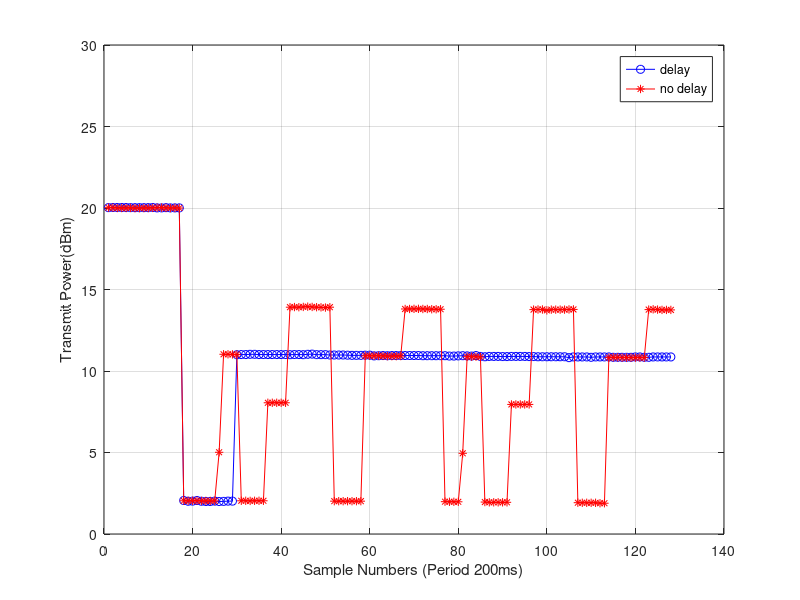

Write the MATLAB code that produced this figure.
x = 1:1:128
y1=[2.0023038e+01
2.0030863e+01
2.0030863e+01
2.0030863e+01
2.0030863e+01
2.0023038e+01
2.0023038e+01
2.0023038e+01
2.0023038e+01
2.0023038e+01
2.0030863e+01
2.0007387e+01
2.0007387e+01
2.0023038e+01
2.0007387e+01
2.0007387e+01
2.0007387e+01
2.0558985e+00
2.0089461e+00
2.0167715e+00
2.0558985e+00
2.0089461e+00
1.9932952e+00
1.9932952e+00
2.0167715e+00
1.9932952e+00
2.0011207e+00
2.0167715e+00
2.0167715e+00
1.1000342e+01
1.1008168e+01
1.1008168e+01
1.1023819e+01
1.1023819e+01
1.1008168e+01
1.1008168e+01
1.1008168e+01
1.1008168e+01
1.1008168e+01
1.1008168e+01
1.1008168e+01
1.1000342e+01
1.1008168e+01
1.1008168e+01
1.1000342e+01
1.1024757e+01
1.1035562e+01
1.1003145e+01
1.1003145e+01
1.1003145e+01
1.0981534e+01
1.0981534e+01
1.0981534e+01
1.0981534e+01
1.0970729e+01
1.0959923e+01
1.0959923e+01
1.0959923e+01
1.0970729e+01
1.0970729e+01
1.0927506e+01
1.0938312e+01
1.0949117e+01
1.0938312e+01
1.0949117e+01
1.0949117e+01
1.0949117e+01
1.0949117e+01
1.0949117e+01
1.0949117e+01
1.0949117e+01
1.0938312e+01
1.0938312e+01
1.0938312e+01
1.0938312e+01
1.0938312e+01
1.0938312e+01
1.0916700e+01
1.0916700e+01
1.0927506e+01
1.0938312e+01
1.0927506e+01
1.0916700e+01
1.0949117e+01
1.0895089e+01
1.0873478e+01
1.0895089e+01
1.0895089e+01
1.0895089e+01
1.0884283e+01
1.0884283e+01
1.0895089e+01
1.0895089e+01
1.0895089e+01
1.0895089e+01
1.0884283e+01
1.0884283e+01
1.0873478e+01
1.0873478e+01
1.0873478e+01
1.0873478e+01
1.0873478e+01
1.0873478e+01
1.0873478e+01
1.0819450e+01
1.0862672e+01
1.0862672e+01
1.0862672e+01
1.0862672e+01
1.0841061e+01
1.0862672e+01
1.0862672e+01
1.0862672e+01
1.0862672e+01
1.0841061e+01
1.0841061e+01
1.0841061e+01
1.0841061e+01
1.0841061e+01
1.0862672e+01
1.0862672e+01
1.0841061e+01
1.0841061e+01
1.0862672e+01
1.0862672e+01
1.0862672e+01
1.0862672e+01
1.0862672e+01
]
y2 = [2.0021759e+01
2.0021759e+01
1.9998272e+01
1.9998272e+01
1.9998272e+01
2.0006101e+01
1.9990442e+01
1.9990442e+01
1.9998272e+01
1.9998272e+01
2.0006101e+01
2.0021759e+01
2.0021759e+01
2.0006101e+01
1.9998272e+01
2.0006101e+01
1.9998272e+01
2.0383251e+00
2.0383251e+00
2.0383251e+00
2.0383251e+00
2.0304960e+00
2.0304960e+00
2.0304960e+00
2.0304960e+00
5.0133824e+00
1.1026128e+01
1.1026128e+01
1.1018299e+01
1.1018299e+01
2.0383261e+00
2.0383261e+00
2.0304970e+00
2.0383261e+00
2.0383261e+00
2.0383261e+00
8.0510726e+00
8.0510726e+00
8.0510726e+00
8.0510726e+00
8.0510726e+00
1.3915066e+01
1.3922895e+01
1.3915066e+01
1.3930724e+01
1.3946382e+01
1.3930724e+01
1.3915066e+01
1.3907237e+01
1.3891579e+01
1.3915066e+01
2.0148385e+00
2.0148385e+00
2.0148385e+00
2.0148385e+00
2.0148385e+00
2.0148385e+00
2.0148385e+00
1.0932179e+01
1.0932179e+01
1.0932179e+01
1.0932179e+01
1.0924350e+01
1.0908692e+01
1.0908692e+01
1.0908692e+01
1.0916521e+01
1.3805458e+01
1.3805458e+01
1.3813287e+01
1.3813287e+01
1.3805458e+01
1.3805458e+01
1.3789800e+01
1.3789800e+01
1.3789800e+01
1.9835244e+00
1.9756953e+00
1.9756953e+00
1.9756953e+00
4.9507514e+00
1.0877378e+01
1.0877378e+01
1.0877378e+01
1.0853891e+01
1.9600389e+00
1.9443808e+00
1.9443808e+00
1.9443808e+00
1.9443808e+00
1.9443808e+00
7.9492989e+00
7.9492989e+00
7.9492989e+00
7.9492989e+00
7.9492989e+00
1.3766316e+01
1.3774145e+01
1.3774145e+01
1.3719342e+01
1.3764965e+01
1.3764965e+01
1.3764965e+01
1.3764965e+01
1.3777867e+01
1.3777867e+01
1.9209719e+00
1.9145209e+00
1.9145209e+00
1.9145209e+00
1.9145209e+00
1.8887170e+00
1.8887170e+00
1.0821491e+01
1.0840495e+01
1.0840495e+01
1.0821491e+01
1.0821491e+01
1.0821491e+01
1.0821491e+01
1.0821491e+01
1.0821491e+01
1.3766994e+01
1.3785997e+01
1.3766994e+01
1.3747991e+01
1.3747991e+01
1.3747991e+01


]
plot(x,y1,'-ob',x,y2,'-*r')
axis([0,140,0,30])
set(gca,'XTick',[0:20:140])
set(gca,'YTick',[0:5:30]) 
xlabel('Sample Numbers (Period 200ms)')  
ylabel('Transmit Power(dBm)')
legend({'delay','no delay'},'Location','NorthEast');
grid on;